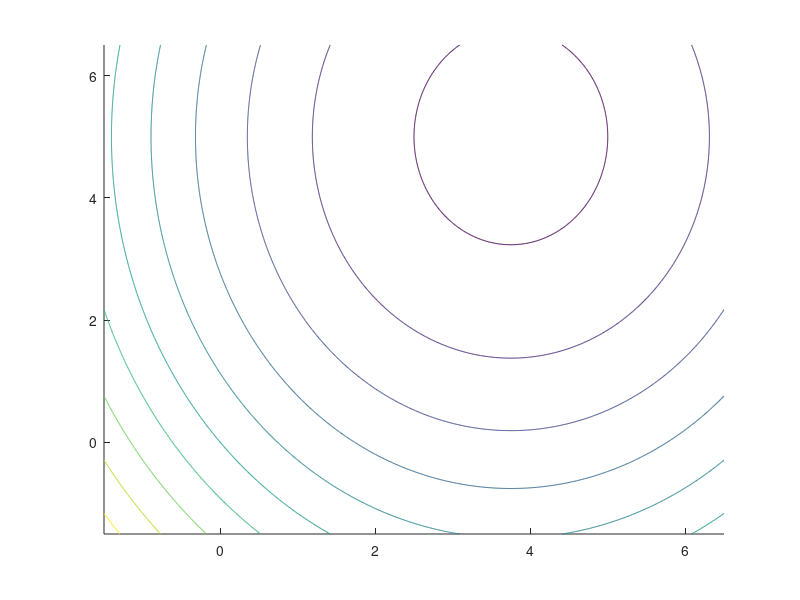

Write MATLAB code to recreate this figure. (Note: this script raises an error after producing the figure.)
% Code for making a contour plot for Problem 2.
x1_l = -1.5; x1_h = 6.5;
x2_l = -1.5; x2_h = 6.5;
res = 0.01;
[x1, x2] = meshgrid(x1_l:res:x2_h, x1_l:res:x2_h);
f = -(3-0.4*x1).*x1 - (2-0.2*x2).*x2;
levels = (-12:2:8)';
[C, h] = contour(x1, x2, f, levels, 'Color', .7*[1 1 1]);
set(h, 'ShowText', 'on', 'LabelSpacing', 300); % For text labels
% Changes made to the file qp_prodplan.m
% Quadratic objective (MODIFY THESE)
G = [0.8 0 ;
0 0.4]; % Remember the factor 1/2 in the objective
c = [-3 ; -2];
% Linear constraints (MODIFY THESE)
A = [2 1 ;
1 3];
b = [8 ; 15];

global XIT; % Storing iter  ations in a global variable
global IT;  % Storing number of iterations in a global variable
global x0;  % Used in qp1.m (line 216).

IT=1; XIT=[];

x0 = [0 0]'; % Initial value
vlb = [0 0]; % Lower bound on x
vub = [];    % Upper bound on x

% min 0.5*x'*G*x + x'*c
%  x 
%
% s.t. A*x <= b 


options = optimset('LargeScale','Off');
[x,lambda] = quadprog1(G,c,A,b,[],[],vlb,vub,x0,options);

disp('Iteration sequence:')
disp(XIT');
disp('Solution:')
disp(x);
